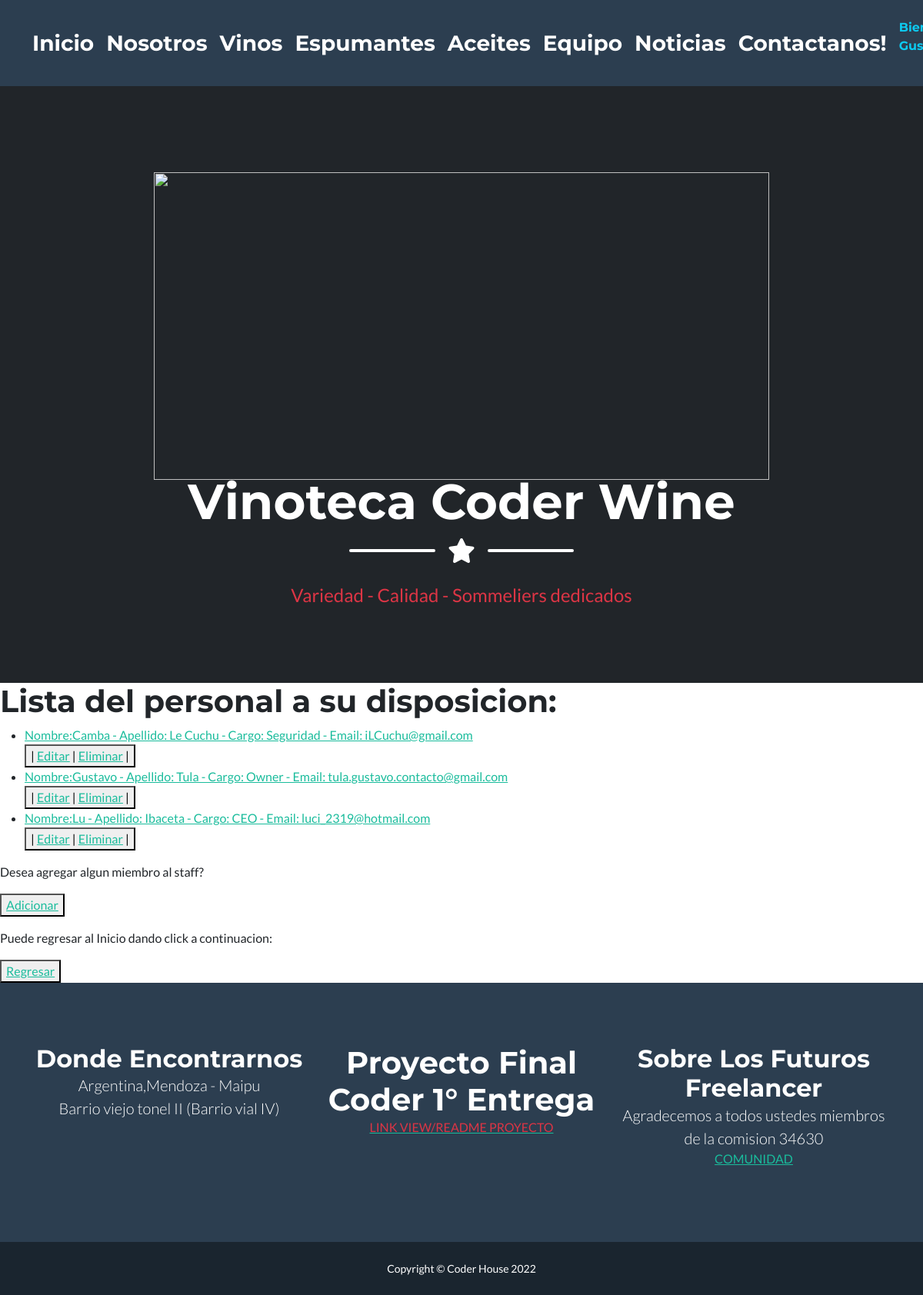
Screenshot of /app-coder/personalList/ (signed in) with the database file from the repository.
### AppCoder/models.py (models this page shows)
class Personal(models.Model):
    nombre = models.CharField(max_length=50)
    apellido = models.CharField(max_length=50)
    cargo = models.CharField(max_length=50)
    email = models.EmailField()
    class Meta:
        verbose_name= "Los Miembro"
        ordering = ['nombre', 'apellido','cargo','email',]
        unique_together = ['nombre', 'apellido','cargo','email',]
    def __str__(self):
        return (f'Nombre:{self.nombre} - Apellido: {self.apellido} - Cargo: {self.cargo} - Email: {self.email}')

### AppCoder/views.py (the view)
# urls.py: path('personalList/', PersonalList.as_view(), name="PersonalList"),
class PersonalList(LoginRequiredMixin, ListView):
    model = Personal
    template_name = "personal-list.html"

### AppCoder/templates/personal-list.html (shortened to what this page needs)
{% extends 'padre.html' %}
{% load static %}
{% block contenidoQueCambia %}
   <h1>Lista del personal a su disposicion:</h1>
   <ul>
        {% for personal in object_list %}
            <li>
                <a href= " {% url 'PersonalDetail' personal.id %}">
                    {{personal}}
                </a>
            </li>
            <div>
                {% if request.user.is_staff %}
               <button> |
                    <a href=" {% url 'PersonalUpdate' personal.id %}">Editar</a> |
                    {% if request.user.is_superuser %}
                    <a href=" {% url 'PersonalDelete' personal.id %}">Eliminar</a> |
                    {% endif %}
               </button>
               {% endif %}
            </div>
        {% endfor %}
   </ul>
    {% if request.user.is_staff %}
    <p>Desea agregar algun miembro al staff?</p>
    <button>
        <a href=" {% url 'PersonalCreate' %}">Adicionar</a>
    </button>
    {% endif %}
    <p>Puede regresar al Inicio dando click a continuacion:</p>
    <button>
    <a href="{% url 'Inicio' %}">Regresar</a>
    </button>
{% endblock contenidoQueCambia %}

### AppCoder/templates/padre.html (shortened to what this page needs)
<<!DOCTYPE html>
<html lang="en">
    <head>
        {% load static %}
        <link href="{% static 'css/styles.css' %}" rel="stylesheet" />
    </head>
    <body id="page-top">
        <nav class="navbar navbar-expand-lg bg-secondary text-capitalize fixed-top" id="mainNav">
            <div class="container">
                {% if request.user.is_staff %}
                    <a class="navbar-brand" href="{% url 'Inicio' %}">Inicio</a>
                    <a class="navbar-brand" href="{% url 'Nosotros' %}">Nosotros</a>
                    <a class="navbar-brand" href="{% url 'Vinos' %}">Vinos</a>
                    <a class="navbar-brand" href="{% url 'Espumantes' %}">Espumantes</a>
                    <a class="navbar-brand" href="{% url 'Aceites' %}">Aceites</a>
                    <a class="navbar-brand" href="{% url 'Equipo' %}">Equipo</a>
                    <a class="navbar-brand" href="{% url 'Noticias' %}">Noticias</a>
                    <a class="navbar-brand" href="{% url 'Contacto' %}">Contactanos!</a>
                    <div class="bg-muted clearfix">
                    <p class="text-justify text-info">Bienvenido {{user.username}}!.</p>
                    </div>
                {% endif %}
            </div>
        </nav>
        <header class="masthead bg-dark text-white text-center">
            <img src="https://www.vinetur.com/imagenes/2021/agosto/3/bodega.jpg" width="800" height="400" alt="">
            <div class="container d-flex align-items-center flex-column">
                <h1 class="masthead-heading text-white mb-0">Vinoteca Coder Wine</h1>
                <div class="divider-custom divider-light">
                    <div class="divider-custom-line"></div>
                    <div class="divider-custom-icon"><i class="fas fa-star"></i></div>
                    <div class="divider-custom-line"></div>
                </div>
                <p class="masthead-subheading text-danger font-weight-light mb-0">Variedad - Calidad - Sommeliers dedicados</p>
            </div>
        </header>
        {% block contenidoQueCambia %}
        {% endblock contenidoQueCambia %}
        <footer class="footer text-center">
            <div class="container">
                <div class="row">
                    <div class="col-lg-4 mb-5 mb-lg-0">
                        <h2 class="text-capitalize mb-0">Donde Encontrarnos</h2>
                        <p class="lead mb-0">
                            Argentina,Mendoza - Maipu
                            <br />
                            Barrio viejo tonel II (Barrio vial IV)
                        </p>
                    </div>
                    <div class="col-lg-4 mb-5 mb-lg-0">
                        <h1 class="text-capitalize mb-0">Proyecto Final Coder 1° Entrega</h1>
                        <a href=https://youtu.be/dslGyj311kY><p class="text-danger text-uppercase">Link View/Readme Proyecto</p></a>
                    </div>
                    <div class="col-lg-4">
                        <h2 class="text-capitalize mb-0">Sobre los futuros Freelancer</h2>
                        <p class="lead mb-0">
                            Agradecemos a todos ustedes miembros de la comision 34630
                            <a href="https://plataforma.coderhouse.com/cursos/34630/python/companeros"><p class="text-success text-uppercase">Comunidad</p></a>
                        </p>
                    </div>
                </div>
            </div>
        </footer>
        <div class="copyright py-4 text-center text-white">
            <div class="container"><small>Copyright &copy; Coder House 2022</small></div>
        </div>
    </body>
</html>

### rows the page displays
Personal: nombre+apellido+cargo "Nombre:Camba - Apellido: Le Cuchu - Cargo: Seguridad - Email: iLCuchu@gmail.com"
Personal: nombre+apellido+cargo "Nombre:Gustavo - Apellido: Tula - Cargo: Owner - Email: tula.gustavo.contacto@gmail.com"
Personal: nombre+apellido+cargo "Nombre:Lu - Apellido: Ibaceta - Cargo: CEO - Email: luci_2319@hotmail.com"
